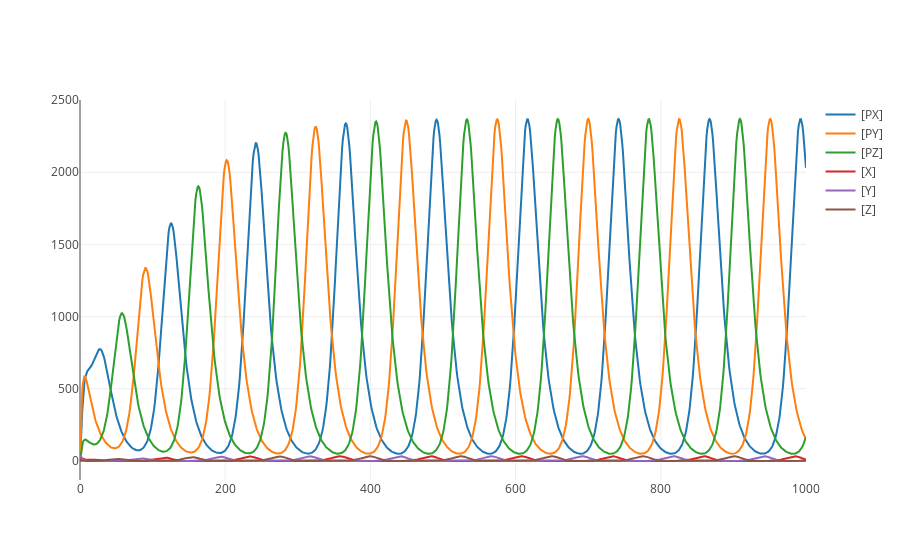

The notebook cell this image was saved under:
### Code cell
# perform the simulation
r.reset()
result = r.simulate(start=0, end=1000, steps=1000)

# which variables are part of the results
print(r.timeCourseSelections)
# plot the results
r.plot(result)
# create a DataFrame from the results
df = pd.DataFrame(result, columns=r.timeCourseSelections)
display(df.head(15))

### Figure 1 — Plotly figure (JSON) as saved in the notebook; plotly's stock layout.template omitted (floating-point values rounded to 4 significant figures; data arrays with more than 128 entries replaced by an {"elided": "..."} marker saying what was removed)
{"data": [{"mode": "lines", "name": "[PX]", "type": "scatter", "x": {"elided": "1001 int values"}, "y": {"elided": "1001 float values"}}, {"mode": "lines", "name": "[PY]", "type": "scatter", "x": {"elided": "1001 int values"}, "y": {"elided": "1001 float values"}}, {"mode": "lines", "name": "[PZ]", "type": "scatter", "x": {"elided": "1001 int values"}, "y": {"elided": "1001 float values"}}, {"mode": "lines", "name": "[X]", "type": "scatter", "x": {"elided": "1001 int values"}, "y": {"elided": "1001 float values"}}, {"mode": "lines", "name": "[Y]", "type": "scatter", "x": {"elided": "1001 int values"}, "y": {"elided": "1001 float values"}}, {"mode": "lines", "name": "[Z]", "type": "scatter", "x": {"elided": "1001 int values"}, "y": {"elided": "1001 float values"}}], "layout": {}}
